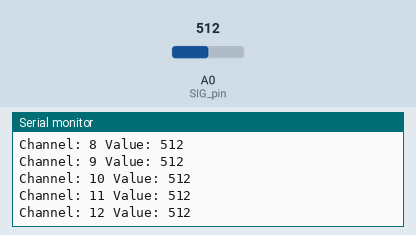
This sketch was run on a simulated Arduino Leonardo, built with avr-gcc and run on an emulated ATmega32U4. On the bench: the last lines printed to the serial monitor. The inputs (shaded band) are chosen by the test bench; at power-on: A0 (SIG_pin) = 512. USB keyboard and mouse output is not drawn.

Above: at 1.2 s.
1.3 s: A0 (SIG_pin) set to 716
At 2.3 s:
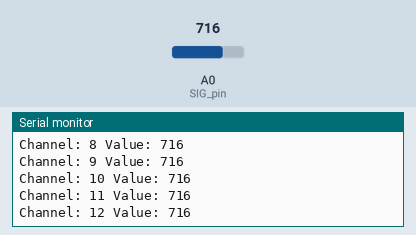
2.8 s: A0 (SIG_pin) set to 900
At 3.6 s:
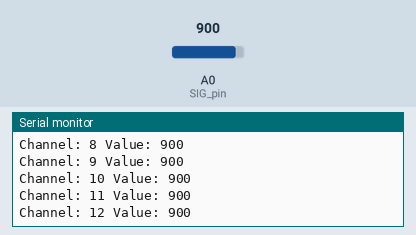
Timing chart, 0 to 4.9 s (numbered marks = the images above; inputs shaded):
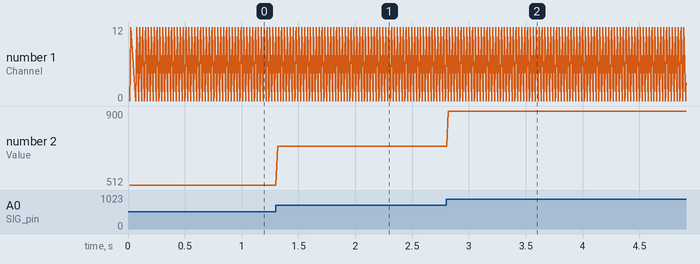

Measured:
- after the input at 1.3 s, the serial monitor: prints a new line at once (image 1)
- after the input at 2.8 s, the serial monitor: prints a new line at once (image 2)
- plotted number 2: 512 → 716 after the input at 1.3 s, 716 → 900 after the input at 2.8 s

The sketch:

keyboard_test_v1.ino
```cpp
#include <Keyboard.h>

//Mux control pins
int s0 = 8;
int s1 = 9;
int s2 = 10;
int s3 = 11;

//Mux in signal pin
int SIG_pin = A0;

//Sensor threshold settings
int upper_threshold = 56;
int lower_threshold = 50;

//Sensor state initializations
bool last_sensor_state = false;

//sensor value table
int pressure_sensors[13];


void setup() {
  // put your setup code here, to run once:
  pinMode(s0, OUTPUT);
  pinMode(s1, OUTPUT);
  pinMode(s2, OUTPUT);
  pinMode(s3, OUTPUT);

  //initialize control pins
  digitalWrite(s0, LOW);
  digitalWrite(s1, LOW);
  digitalWrite(s2, LOW);
  digitalWrite(s3, LOW);

  //Serial monitor
  Serial.begin(9600);

  //Keyboard library
  Keyboard.begin();

}

void loop() {
  // put your main code here, to run repeatedly:
  //read through channels 3 to 15 and write to sensor value table
  for(int i = 0; i < 13; i++){
    int sensor_value = readMux(i);
    /*
    Serial.print("Channel: ");
    Serial.print(i);
    Serial.print(" Value: ");
    Serial.print(sensor_value);
    Serial.print("\n");
    */
    pressure_sensors[i] = sensor_value;
    delay(1);
  }

  for(int i = 0; i < 13; i++){
    Serial.print("Channel: ");
    Serial.print(i);
    Serial.print(" Value: ");
    Serial.print(pressure_sensors[i]);
    Serial.print("\n");
  }


/*
  if(sensor_state(pressure_sensors) == true){
    Serial.print("TRUE");
  }
  else{
    Serial.print("FALSE");
  }
  delay(4000);
  Serial.print("\n");

*/

  if(last_sensor_state == false and sensor_state(pressure_sensors) == true){
    //TAKE ACTION
    keyboard_press(pressure_sensors);
    //Serial.println("TAKING ACTION");
    last_sensor_state = true;
  }
  else if(last_sensor_state == true and sensor_state(pressure_sensors) == true){
    //DO NOTHING
    //Serial.println("DOING NOTHING");
    last_sensor_state = true;
  }
  else{
    //DO NOTHING
    //Serial.println("DOING NOTHING");
    last_sensor_state = false;
  }

}

int readMux(int channel){
  int controlPin[] = {s0, s1, s2, s3};

  int muxChannel[13][4]{
    {0,0,0,0}, //channel 0
    {1,0,0,0}, //channel 1
    {0,1,0,0}, //channel 2
    {1,1,0,0}, //channel 3
    {0,0,1,0}, //channel 4
    {1,0,1,0}, //channel 5
    {0,1,1,0}, //channel 6
    {1,1,1,0}, //channel 7
    {0,0,0,1}, //channel 8
    {1,0,0,1}, //channel 9
    {0,1,0,1}, //channel 10
    {1,1,0,1}, //channel 11
    {0,0,1,1}, //channel 12
  };

  //loop through the 4 signal pins
  for(int i = 0; i < 4; i++){
    digitalWrite(controlPin[i], muxChannel[channel][i]);
  }

  //read the value at the signal pin
  int val = analogRead(SIG_pin);

  //return the reading value
  return val;

}

bool sensor_state(int sensor_table[]){
  bool current_sensor_state = false;
  for(int i = 0; i < 13; i++){
    if(sensor_table[i] > upper_threshold or sensor_table[i] < lower_threshold){
      current_sensor_state = true;
    }
  }
  return current_sensor_state;
}

void keyboard_press(int sensor_table[]){

  char key_map[13][2]{
    {'a', 'b'}, //Ch. 1
    {'c', 'd'}, //Ch. 2
    {'e', 'f'}, //Ch. 3
    {'g', 'h'}, //Ch. 4
    {'i', 'j'}, //Ch. 5
    {'k', 'l'}, //Ch. 6
    {'m', 'n'}, //Ch. 7
    {'o', 'p'}, //Ch. 8
    {'q', 'r'}, //Ch. 9
    {'s', 't'}, //Ch. 10
    {'u', 'v'}, //Ch. 11
    {'w', 'x'}, //Ch. 12
    {'y', 'z'}, //Ch. 13
  };

  for(int i = 0; i < 13; i++){
    if(sensor_table[i] > upper_threshold){
      //puff keys
      Keyboard.write(key_map[i][0]);
      Serial.println(key_map[i][0]);
    }
    else if(sensor_table[i] < lower_threshold){
      //sip keys
      Keyboard.write(key_map[i][1]);
      Serial.println(key_map[i][1]);
    }
  }
}
```
